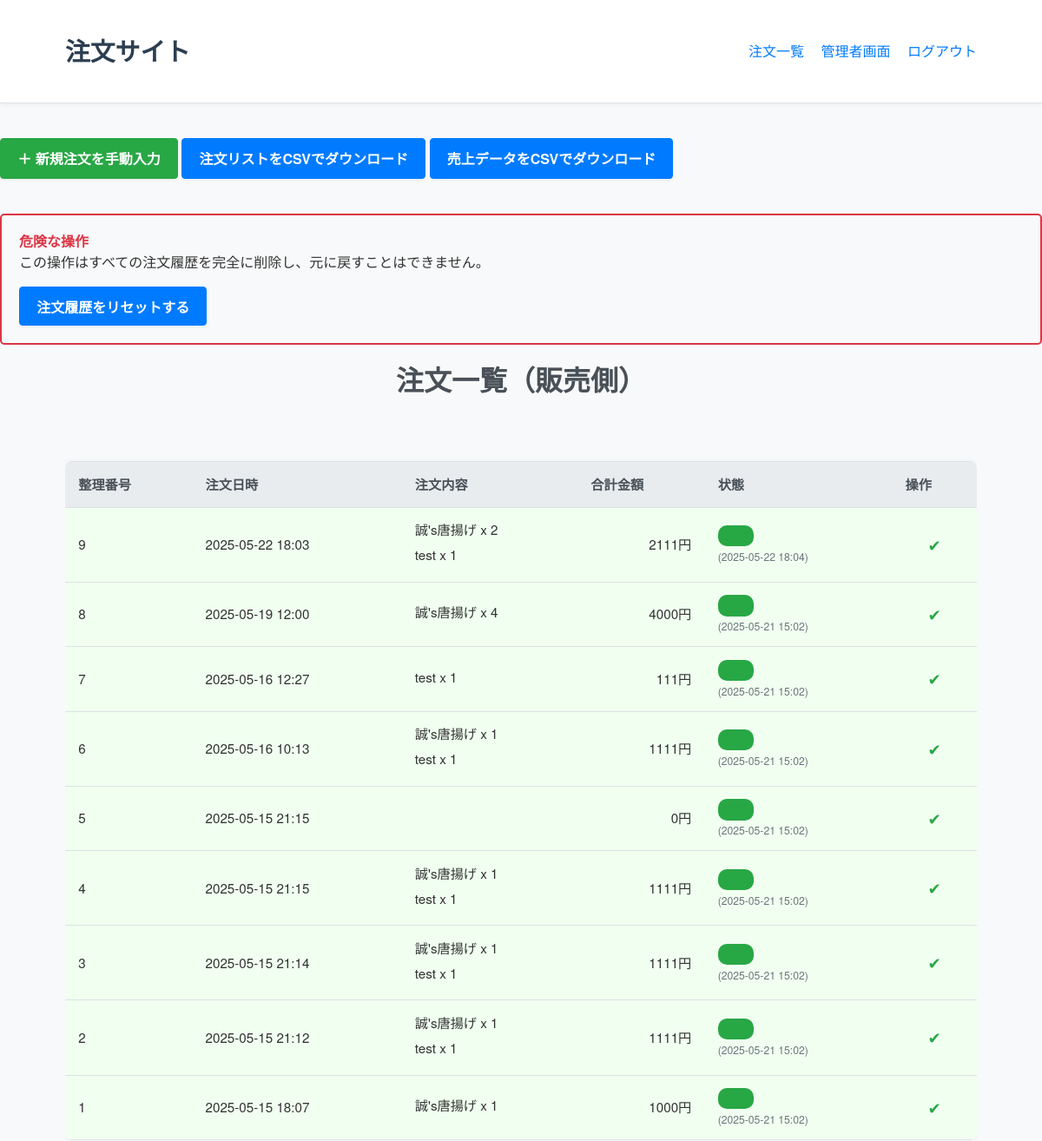
The app's page /orders/ (signed in, upper part), older data.
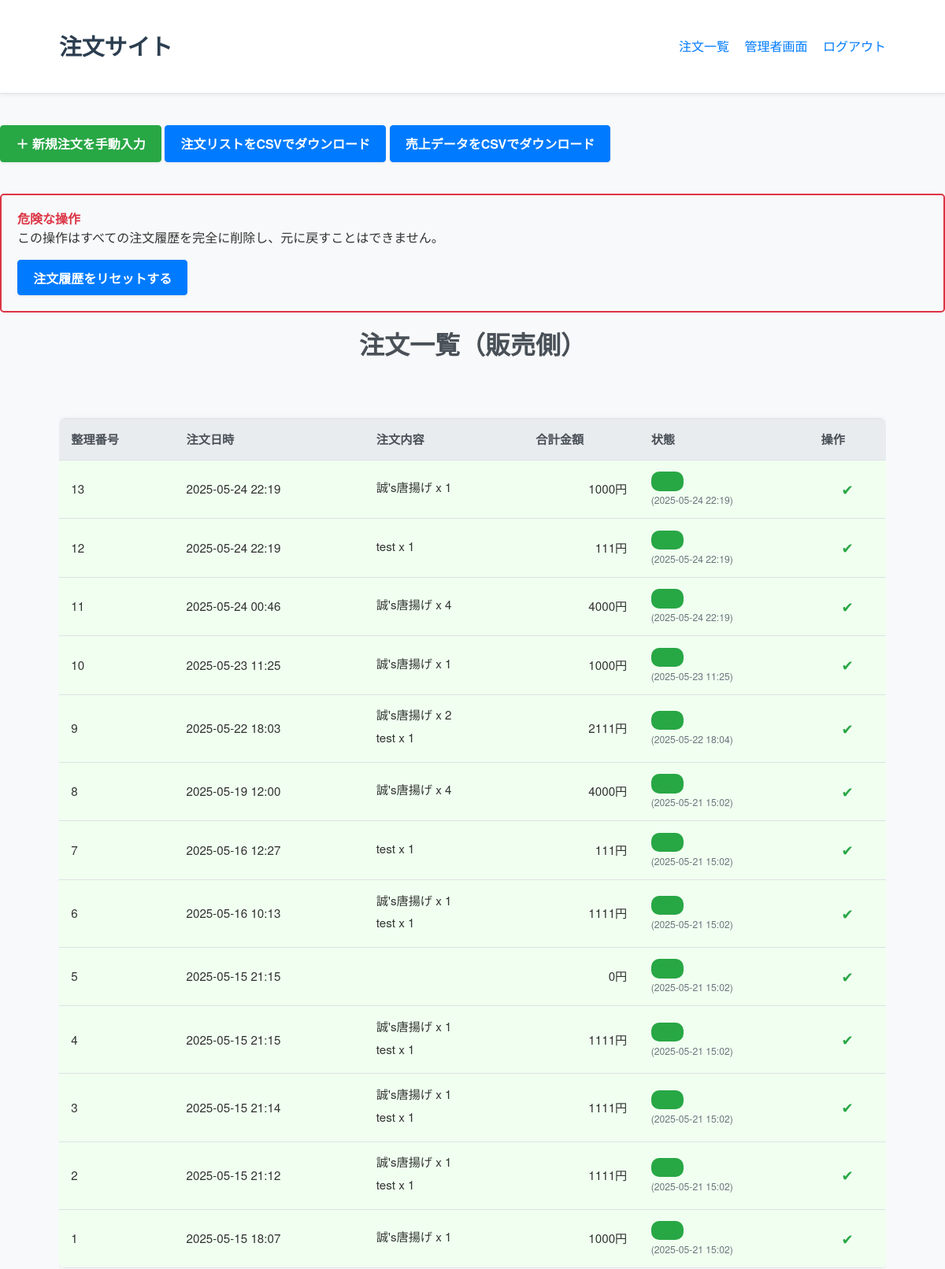
The same page, newer data.
### menu/models.py (models this page shows, shortened)
class Order(models.Model):
    ENTRY_METHOD_CHOICES = [
        ('online', 'オンライン'),
        ('manual', '手動入力'),
    ]
    entry_method = models.CharField(
        max_length=10,
        choices=ENTRY_METHOD_CHOICES,
        default='online'
    )
    STATUS_CHOICES = [
        ('pending', '未完了'),
        ('completed', '完了'),
        ('canceled', 'キャンセル'),
    ]
    status = models.CharField(max_length=20, choices=STATUS_CHOICES, default='pending')
    created_at = models.DateTimeField(auto_now_add=True)
    total_price = models.IntegerField()
    completed_at = models.DateTimeField(null=True, blank=True)

class OrderItem(models.Model):
    order = models.ForeignKey(Order, on_delete=models.CASCADE)
    item = models.ForeignKey(MenuItem, on_delete=models.CASCADE)
    quantity = models.IntegerField()

class MenuItem(models.Model):
    name = models.CharField(max_length=100)
    price = models.IntegerField()
    description = models.TextField(blank=True)
    image = models.ImageField(upload_to='menu_images/', blank=True, null=True)
    def image_tag(self):
        if self.image:
            return format_html('<img src="{}" width="100" height="100" />', self.image.url)
        return "No Image"
    image_tag.short_description = '画像表示'

### menu/views.py (the view)
# urls.py: path('orders/', views.order_list, name='order_list'),
@login_required
def order_list(request):
    orders = Order.objects.all().order_by('-created_at')
    return render(request, 'menu/order_list.html', {'orders': orders})

### menu/templates/menu/order_list.html (shortened to what this page needs)
{% extends 'base.html' %}
{% load static %}
{% block content %}
<div style="margin: 20px 0;">
    <a href="{% url 'menu:staff_order_entry' %}" class="btn btn-success">＋ 新規注文を手動入力</a>
    <a href="{% url 'menu:export_orders' %}" class="btn btn-primary">注文リストをCSVでダウンロード</a>
    <a href="{% url 'menu:export_sales' %}" class="btn btn-info">売上データをCSVでダウンロード</a>
</div>
<div style="margin-top: 40px; padding: 20px; border: 2px solid #dc3545; border-radius: 5px;">
    <h4 style="color: #dc3545;">危険な操作</h4>
    <p>この操作はすべての注文履歴を完全に削除し、元に戻すことはできません。</p>
    <form action="{% url 'menu:reset_orders' %}" method="post" onsubmit="return confirm('本当によろしいですか？すべての注文履歴が完全に削除されます。');">
        <button type="submit" class="btn btn-danger">注文履歴をリセットする</button>
    </form>
</div>
<div class="container">
    <h1 class="page-title">注文一覧（販売側）</h1>
    {% if orders %}
    <div class="table-responsive-wrapper">
        <table class="order-list-table" id="order-table">
            <thead>
                <tr>
                    <th>整理番号</th>
                    <th>注文日時</th>
                    <th>注文内容</th>
                    <th>合計金額</th>
                    <th>状態</th>
                    <th>操作</th>
                </tr>
            </thead>
            <tbody id="order-table-body">
                {% for order in orders %}
                <tr id="order-row-{{ order.id }}" class="{% if order.completed_at %}order-row-completed{% else %}order-row-pending{% endif %}">
                    <td data-label="整理番号">{{ order.id }}</td>
                    <td data-label="注文日時">{{ order.created_at|date:"Y-m-d H:i" }}</td>
                    <td data-label="注文内容" class="order-items-cell">
                        {% for item in order.orderitem_set.all %}
                            <span>{{ item.item.name }} x {{ item.quantity }}</span><br>
                        {% endfor %}
                    </td>
                    <td data-label="合計金額" class="text-right">{{ order.total_price }}円</td>
                    <td data-label="状態" class="order-status-cell">
                        {% if order.completed_at %}
                            <span class="status-badge status-completed">完了</span>
                            <span class="completion-time">({{ order.completed_at|date:"Y-m-d H:i" }})</span>
                        {% else %}
                            <span class="status-badge status-pending">未完了</span>
                        {% endif %}
                    </td>
                    <td data-label="操作" class="action-cell">
                        {% if not order.completed_at %}
                        <form method="POST" action="{% url 'menu:complete_order' order.id %}" class="complete-order-form">
                            {% csrf_token %}
                            <button type="submit" class="btn btn-small btn-success">完了にする</button>
                        </form>
                        {% else %}
                            <span class="action-completed-icon">✔</span>
                        {% endif %}
                    </td>
                </tr>
                {% endfor %}
            </tbody>
        </table>
    </div>
    {% else %}
    <p class="text-center" id="no-orders-message">現在、注文はありません。</p>
    {% endif %}
</div>
{% endblock %}

Row changes from the older to the newer data that the page shows:
added Order: id "13", created_at "2025-05-24 22:19", total_price "1000", completed_at "2025-05-24 22:19"
added OrderItem: item.name "誠's唐揚げ", quantity "1", shown under "13"
added Order: id "12", created_at "2025-05-24 22:19", total_price "111", completed_at "2025-05-24 22:19"
added OrderItem: item.name "test", quantity "1", shown under "12"
added Order: id "11", created_at "2025-05-24 00:46", total_price "4000", completed_at "2025-05-24 22:19"
added OrderItem: item.name "誠's唐揚げ", quantity "4", shown under "11"
added Order: id "10", created_at "2025-05-23 11:25", total_price "1000", completed_at "2025-05-23 11:25"
added OrderItem: item.name "誠's唐揚げ", quantity "1", shown under "10"
